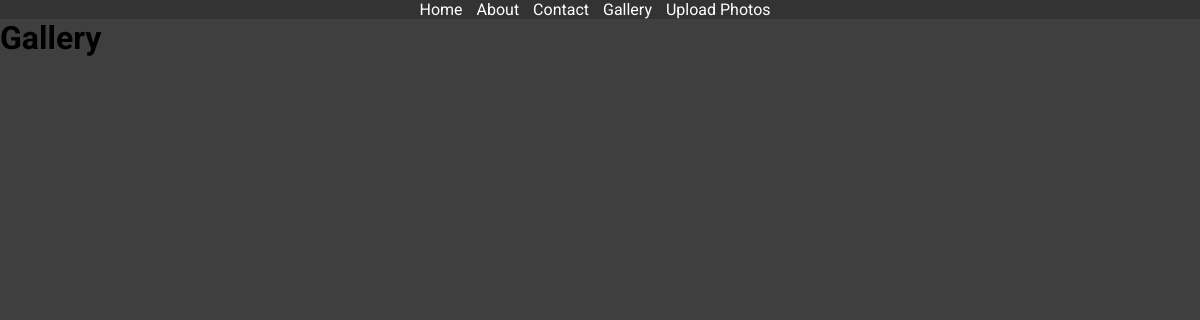
The app's page /gallery/, older data.
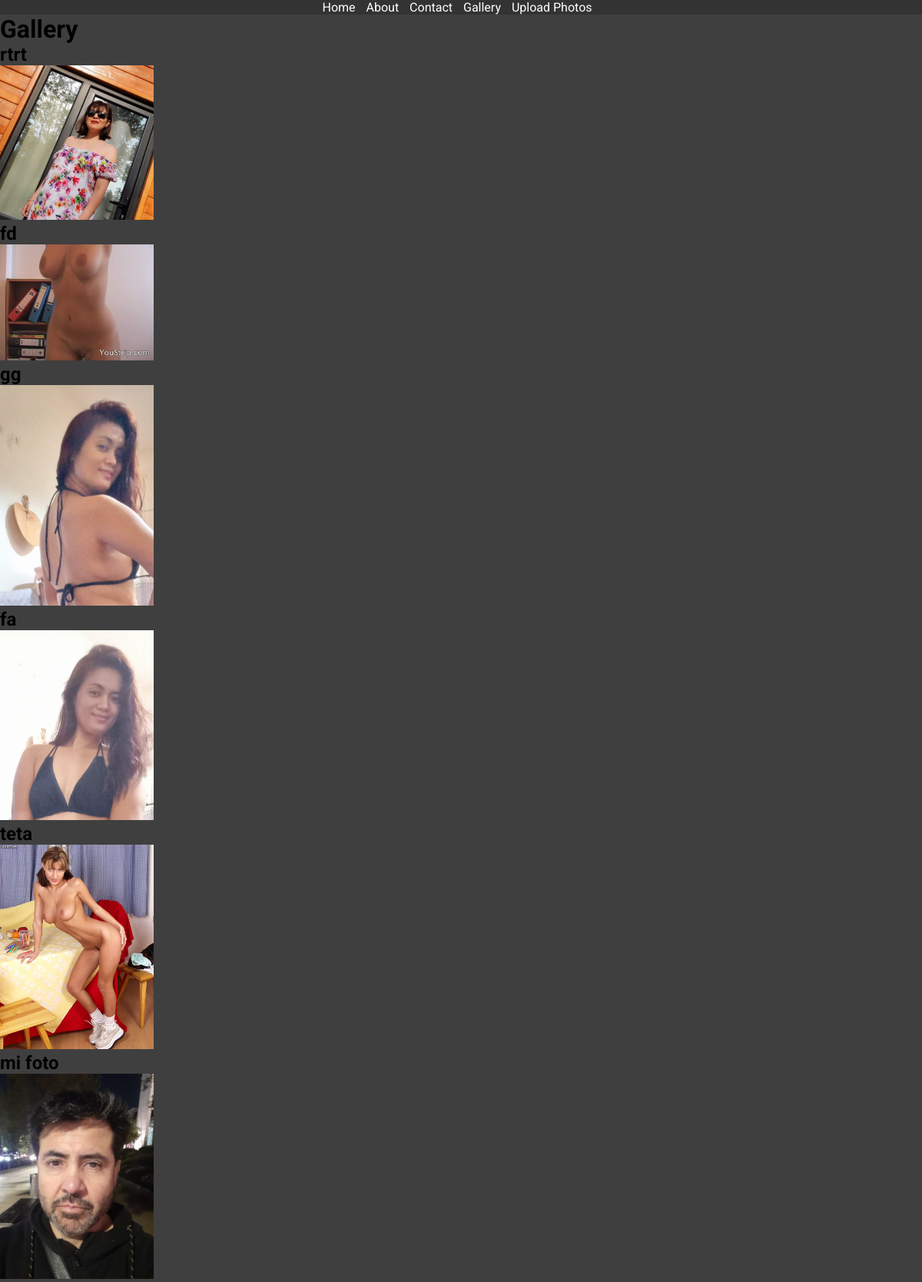
The same page, newer data.
### task/models.py (models this page shows, shortened)
class Photo(models.Model):
    title = models.CharField(max_length=100)  # Un título opcional para la imagen
    image = models.ImageField(upload_to='photos/')  # Campo para la imagen
    uploaded_at = models.DateTimeField(auto_now_add=True)  # Fecha de subida

### task/views.py (the view)
# urls.py: path("gallery/", gallery, name="gallery"),
def gallery(request):
    photos = Photo.objects.all()  # Obtén todas las imágenes
    return render(request, 'task/gallery.html', {'photos': photos})

### task/templates/task/gallery.html (shortened to what this page needs)
 {% extends 'task/base.html' %}
{% block content %}
    <h1>Gallery</h1>
    <div>
        {% for photo in photos %}
            <div>
                <h2>{{ photo.title }}</h2>
                <img src="{{ photo.image.url }}" alt="{{ photo.title }}" style="max-width: 200px;">
            </div>
        {% endfor %}
    </div>
{% endblock %}

### task/templates/task/base.html (shortened to what this page needs)
<!DOCTYPE html>
<html lang="en">
<head>
</head>
<body>
    {% include 'task/navbar.html' %}
    <div>
        {% block content %}{% endblock %}
    </div>
</body>
</html>

### task/templates/task/navbar.html (shortened to what this page needs)
<nav>
    <ul>
        <li><a href="{% url 'homew' %}">Home</a></li>
        <li><a href="{% url 'aboutw' %}">About</a></li>
        <li><a href="{% url 'contacty' %}">Contact</a></li>
        <li><a href="{% url 'gallery' %}">Gallery</a></li>
        <li><a href="{% url 'upload_photo' %}">Upload Photos</a></li>
    </ul>
</nav>

### task/templates/task/base.html (style rules this page uses)
* { margin: 0; padding: 0; box-sizing: border-box; }
body { font-family: 'Roboto', sans-serif; background-color: #3f3f3f; height: 100vh; }

### task/templates/task/navbar.html (style rules this page uses)
nav { background-color: #333; color: white; text-align: center; }
nav ul { list-style-type: none; margin: 0; padding: 0; }
nav ul li { display: inline; margin-right: 10px; }
nav ul li a { color: white; text-decoration: none; }

Row changes from the older to the newer data that the page shows:
added Photo: title "rtrt", image (picture)
added Photo: title "fd", image (picture)
added Photo: title "gg", image (picture)
added Photo: title "fa", image (picture)
added Photo: title "teta", image (picture)
added Photo: title "mi foto", image (picture)
